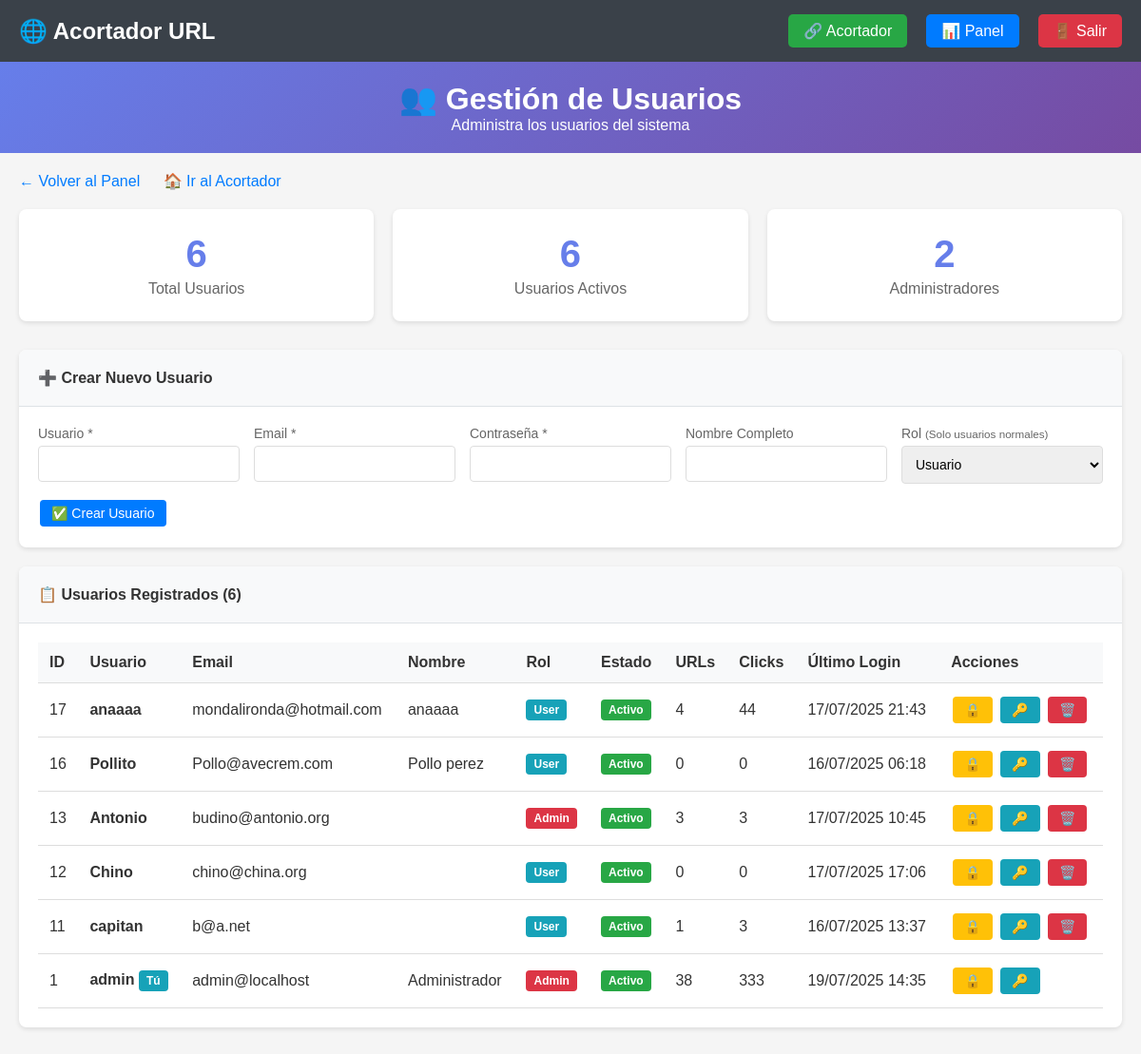
/admin/usuarios.php (signed in), run on the app's committed database.
### tables this page shows
CREATE TABLE `users` (
  `id` int NOT NULL,
  `username` varchar(50) NOT NULL,
  `email` varchar(100) NOT NULL,
  `password` varchar(255) NOT NULL,
  `full_name` varchar(100) NOT NULL,
  `status` enum('active','banned','pending') DEFAULT 'active',
  `role` enum('user','admin') DEFAULT 'user',
  `created_at` timestamp NULL DEFAULT CURRENT_TIMESTAMP,
  `updated_at` timestamp NULL DEFAULT CURRENT_TIMESTAMP ON UPDATE CURRENT_TIMESTAMP,
  `last_login` timestamp NULL DEFAULT NULL,
  `email_verified` tinyint(1) DEFAULT '0',
  `verification_token` varchar(255) DEFAULT NULL,
  `password_reset_token` varchar(255) DEFAULT NULL,
  `password_reset_expires` timestamp NULL DEFAULT NULL,
  `banned_reason` text,
  `banned_at` timestamp NULL DEFAULT NULL,
  `banned_by` int DEFAULT NULL,
  `failed_login_attempts` int DEFAULT '0',
  `locked_until` timestamp NULL DEFAULT NULL,
  `is_active` tinyint(1) DEFAULT '1'
);

### admin/usuarios.php (the view, shortened to what this page needs)
<?php
$is_super_admin = ($_SESSION['username'] === ADMIN_USERNAME);
try {
    $db = new PDO("mysql:host=" . DB_HOST . ";dbname=" . DB_NAME, DB_USER, DB_PASS);
    $db->setAttribute(PDO::ATTR_ERRMODE, PDO::ERRMODE_EXCEPTION);
} catch(PDOException $e) {
    die("Error de conexión: " . $e->getMessage());
}
$query = "SELECT u.*,
          COUNT(DISTINCT urls.id) as total_urls,
          COALESCE(SUM(urls.clicks), 0) as total_clicks,
          (SELECT CONCAT(changed_by_user.username, ' el ', DATE_FORMAT(al.changed_at, '%d/%m/%Y %H:%i'))
           FROM user_audit_log al
           LEFT JOIN users changed_by_user ON al.changed_by = changed_by_user.id
           WHERE al.user_id = u.id AND al.action = 'role_change'
           ORDER BY al.changed_at DESC
           LIMIT 1) as last_role_change
          FROM users u
          LEFT JOIN urls ON urls.user_id = u.id
          GROUP BY u.id
          ORDER BY u.created_at DESC";
$stmt = $db->query($query);
$users = $stmt->fetchAll(PDO::FETCH_ASSOC);
$stats = [];
$stats['total_users'] = $db->query("SELECT COUNT(*) FROM users")->fetchColumn();
$stats['active_users'] = $db->query("SELECT COUNT(*) FROM users WHERE status = 'active'")->fetchColumn();
$stats['admin_users'] = $db->query("SELECT COUNT(*) FROM users WHERE role = 'admin'")->fetchColumn();
?>
<!DOCTYPE html>
<html lang="es">
<head>
</head>
<body>
    <div class="simple-menu">
        <div class="simple-menu-container">
            <div class="menu-title">
                🌐 Acortador URL
            </div>
            <div class="menu-links">
                <a href="../" class="btn-acortador">🔗 Acortador</a>
                <a href="panel_simple.php" class="btn-panel">📊 Panel</a>
                <a href="logout.php" class="btn-salir">🚪 Salir</a>
            </div>
        </div>
    </div>
    <div class="header">
        <h1>👥 Gestión de Usuarios</h1>
        <p>Administra los usuarios del sistema</p>
    </div>
    <div class="container">
        <div class="back-links">
            <a href="panel_simple.php">← Volver al Panel</a>
            <a href="../">🏠 Ir al Acortador</a>
        </div>
        <div class="stats-grid">
            <div class="stat-card">
                <div class="stat-number"><?php echo $stats['total_users']; ?></div>
                <div class="stat-label">Total Usuarios</div>
            </div>
            <div class="stat-card">
                <div class="stat-number"><?php echo $stats['active_users']; ?></div>
                <div class="stat-label">Usuarios Activos</div>
            </div>
            <div class="stat-card">
                <div class="stat-number"><?php echo $stats['admin_users']; ?></div>
                <div class="stat-label">Administradores</div>
            </div>
        </div>
        <div class="card">
            <div class="card-header">
                ➕ Crear Nuevo Usuario
            </div>
            <div class="card-body">
                <form method="POST">
                    <div class="form-grid">
                        <div class="form-group">
                            <label>Usuario *</label>
                            <input type="text" class="form-control" name="username" required>
                        </div>
                        <div class="form-group">
                            <label>Email *</label>
                            <input type="email" class="form-control" name="email" required>
                        </div>
                        <div class="form-group">
                            <label>Contraseña *</label>
                            <input type="password" class="form-control" name="password" required minlength="6">
                        </div>
                        <div class="form-group">
                            <label>Nombre Completo</label>
                            <input type="text" class="form-control" name="full_name">
                        </div>
                        <div class="form-group">
                            <label>Rol <?php echo !$is_super_admin ? '<small>(Solo usuarios normales)</small>' : ''; ?></label>
                            <select class="form-control" name="role">
                                <option value="user">Usuario</option>
                            </select>
                        </div>
                    </div>
                    <button type="submit" class="btn btn-primary">
                        ✅ Crear Usuario
                    </button>
                </form>
            </div>
        </div>
        <div class="card">
            <div class="card-header">
                📋 Usuarios Registrados (<?php echo count($users); ?>)
            </div>
            <div class="card-body">
                <div class="overflow-x">
                    <table>
                        <thead>
                            <tr>
                                <th>ID</th>
                                <th>Usuario</th>
                                <th>Email</th>
                                <th>Nombre</th>
                                <th>Rol</th>
                                <th>Estado</th>
                                <th>URLs</th>
                                <th>Clicks</th>
                                <th>Último Login</th>
                                <th>Acciones</th>
                            </tr>
                        </thead>
                        <tbody>
                            <?php foreach ($users as $user): ?>
                            <?php $is_this_super_admin = ($user['username'] === ADMIN_USERNAME); ?>
                            <tr>
                                <td><?php echo $user['id']; ?></td>
                                <td>
                                    <strong><?php echo htmlspecialchars($user['username']); ?></strong>
                                    <?php if ($user['id'] == $_SESSION['user_id']): ?>
                                        <span class="badge badge-info">Tú</span>
                                    <?php endif; ?>
                                </td>
                                <td><?php echo htmlspecialchars($user['email']); ?></td>
                                <td><?php echo htmlspecialchars($user['full_name'] ?? '-'); ?></td>
                                <td>
                                    <?php if ($is_super_admin && !$is_this_super_admin && $user['id'] != $_SESSION['user_id']): ?>
                                        <form method="POST" class="role-change-form">
                                            <input type="hidden" name="action" value="change_role">
                                            <input type="hidden" name="user_id" value="<?php echo $user['id']; ?>">
                                            <select name="new_role" class="role-select" onchange="this.form.submit()">
                                                <option value="user" <?php echo $user['role'] === 'user' ? 'selected' : ''; ?>>Usuario</option>
                                                <option value="admin" <?php echo $user['role'] === 'admin' ? 'selected' : ''; ?>>Admin</option>
                                            </select>
                                        </form>
                                        <?php if (!empty($user['last_role_change'])): ?>
                                            <div class="audit-info">
                                                Cambiado por <?php echo htmlspecialchars($user['last_role_change']); ?>
                                            </div>
                                        <?php endif; ?>
                                    <?php else: ?>
                                        <span class="badge badge-<?php echo $user['role'] === 'admin' ? 'danger' : 'info'; ?>">
                                            <?php echo ucfirst($user['role']); ?>
                                        </span>
                                    <?php endif; ?>
                                </td>
                                <td>
                                    <?php
                                    $statusColors = [
                                        'active' => 'success',
                                        'banned' => 'danger',
                                        'pending' => 'warning'
                                    ];
                                    $statusText = [
                                        'active' => 'Activo',
                                        'banned' => 'Baneado',
                                        'pending' => 'Pendiente'
                                    ];
                                    ?>
                                    <span class="badge badge-<?php echo $statusColors[$user['status']] ?? 'secondary'; ?>">
                                        <?php echo $statusText[$user['status']] ?? $user['status']; ?>
                                    </span>
                                </td>
                                <td><?php echo $user['total_urls']; ?></td>
                                <td><?php echo $user['total_clicks']; ?></td>
                                <td>
                                    <?php
                                    if ($user['last_login']) {
                                        echo date('d/m/Y H:i', strtotime($user['last_login']));
                                    } else {
                                        echo '<span style="color: #999;">Nunca</span>';
                                    }
                                    ?>
                                </td>
                                <td>
                                    <form method="POST" style="display: inline;">
                                        <button type="submit" class="btn btn-warning" title="Cambiar estado">
                                            <?php echo $user['status'] == 'active' ? '🔒' : '🔓'; ?>
                                        </button>
                                    </form>
                                    <button type="button" class="btn btn-info"
                                            onclick="showPasswordForm(<?php echo $user['id']; ?>)">
                                        🔑
                                    </button>
                                    <?php if ($user['id'] != $_SESSION['user_id'] && !$is_this_super_admin): ?>
                                    <form method="POST" style="display: inline;"
                                          onsubmit="return confirm('¿Eliminar usuario <?php echo htmlspecialchars($user['username']); ?>?');">
                                        <button type="submit" class="btn btn-danger">
                                            🗑️
                                        </button>
                                    </form>
                                    <?php endif; ?>
                                </td>
                            </tr>
                            <?php endforeach; ?>
                        </tbody>
                    </table>
                </div>
            </div>
        </div>
    </div>
</body>
</html>

### admin/usuarios.php (style rules this page uses)
* { margin: 0; padding: 0; box-sizing: border-box; }
body { font-family: Arial, sans-serif; background: #f5f5f5; color: #333; }
.header { background: linear-gradient(135deg, #667eea 0%, #764ba2 100%); color: white; padding: 20px; text-align: center; position: relative; }
.header h1 { margin: 0; }
.container { max-width: 1200px; margin: 0 auto; padding: 20px; }
.stats-grid { display: grid; grid-template-columns: repeat(auto-fit, minmax(250px, 1fr)); gap: 20px; margin-bottom: 30px; }
.stat-card { background: white; padding: 25px; border-radius: 8px; text-align: center; box-shadow: 0 2px 5px rgba(0,0,0,0.1); transition: transform 0.3s; }
.stat-number { font-size: 2.5em; font-weight: bold; color: #667eea; }
.stat-label { color: #666; margin-top: 5px; }
.card { background: white; border-radius: 8px; box-shadow: 0 2px 5px rgba(0,0,0,0.1); overflow: hidden; margin-bottom: 20px; }
.card-header { background: #f8f9fa; padding: 20px; border-bottom: 1px solid #dee2e6; font-weight: bold; }
.card-body { padding: 20px; }
table { width: 100%; border-collapse: collapse; }
th, td { padding: 12px; text-align: left; border-bottom: 1px solid #ddd; }
th { background: #f8f9fa; font-weight: bold; }
.btn { padding: 6px 12px; border: none; border-radius: 4px; cursor: pointer; font-size: 14px; text-decoration: none; display: inline-block; margin: 2px; }
.btn-primary { background: #007bff; color: white; }
.btn-danger { background: #dc3545; color: white; }
.btn-warning { background: #ffc107; color: #212529; }
.btn-info { background: #17a2b8; color: white; }
.form-grid { display: grid; grid-template-columns: repeat(auto-fit, minmax(200px, 1fr)); gap: 15px; margin-bottom: 15px; }
.form-group { display: flex; flex-direction: column; }
.form-group label { margin-bottom: 5px; color: #666; font-size: 14px; }
.form-control { padding: 10px; border: 1px solid #ddd; border-radius: 4px; font-size: 14px; }
.badge { display: inline-block; padding: 4px 8px; border-radius: 4px; font-size: 12px; font-weight: bold; }
.badge-success { background: #28a745; color: white; }
.badge-danger { background: #dc3545; color: white; }
.badge-info { background: #17a2b8; color: white; }
.back-links { margin-bottom: 20px; }
.back-links a { color: #007bff; text-decoration: none; margin-right: 20px; }
.overflow-x { overflow-x: auto; }
.simple-menu { background-color: #3a4149; padding: 15px 0; color: white; }
.simple-menu-container { max-width: 1200px; margin: 0 auto; padding: 0 20px; display: flex; justify-content: space-between; align-items: center; }
.menu-title { font-size: 1.5em; font-weight: bold; display: flex; align-items: center; gap: 10px; }
.menu-links { display: flex; gap: 20px; }
.menu-links a { color: white; text-decoration: none; padding: 8px 16px; border-radius: 5px; transition: background 0.3s; }
.menu-links .btn-acortador { background: #28a745; }
.menu-links .btn-panel { background: #007bff; }
.menu-links .btn-salir { background: #dc3545; }

### data on the page
users: id "17", username "anaaaa", email "mondalironda@hotmail.com", full_name "anaaaa", role "User", status "Activo", total_urls "4", total_clicks "44", last_login "17/07/2025 21:43"
users: id "16", username "Pollito", email "Pollo@avecrem.com", full_name "Pollo perez", role "User", status "Activo", total_urls "0", total_clicks "0", last_login "16/07/2025 06:18"
users: id "13", username "Antonio", email "budino@antonio.org", role "Admin", status "Activo", total_urls "3", total_clicks "3", last_login "17/07/2025 10:45"
users: id "12", username "Chino", email "chino@china.org", role "User", status "Activo", total_urls "0", total_clicks "0", last_login "17/07/2025 17:06"
users: id "11", username "capitan", email "b@a.net", role "User", status "Activo", total_urls "1", total_clicks "3", last_login "16/07/2025 13:37"
users: id "1", username "admin", shows "Tú", email "admin@localhost", full_name "Administrador", role "Admin", status "Activo", total_urls "38", total_clicks "333", last_login "19/07/2025 14:35"

### other printed values
$stats['total_users'] "6"
$stats['active_users'] "6"
$stats['admin_users'] "2"
count($users) "6"
